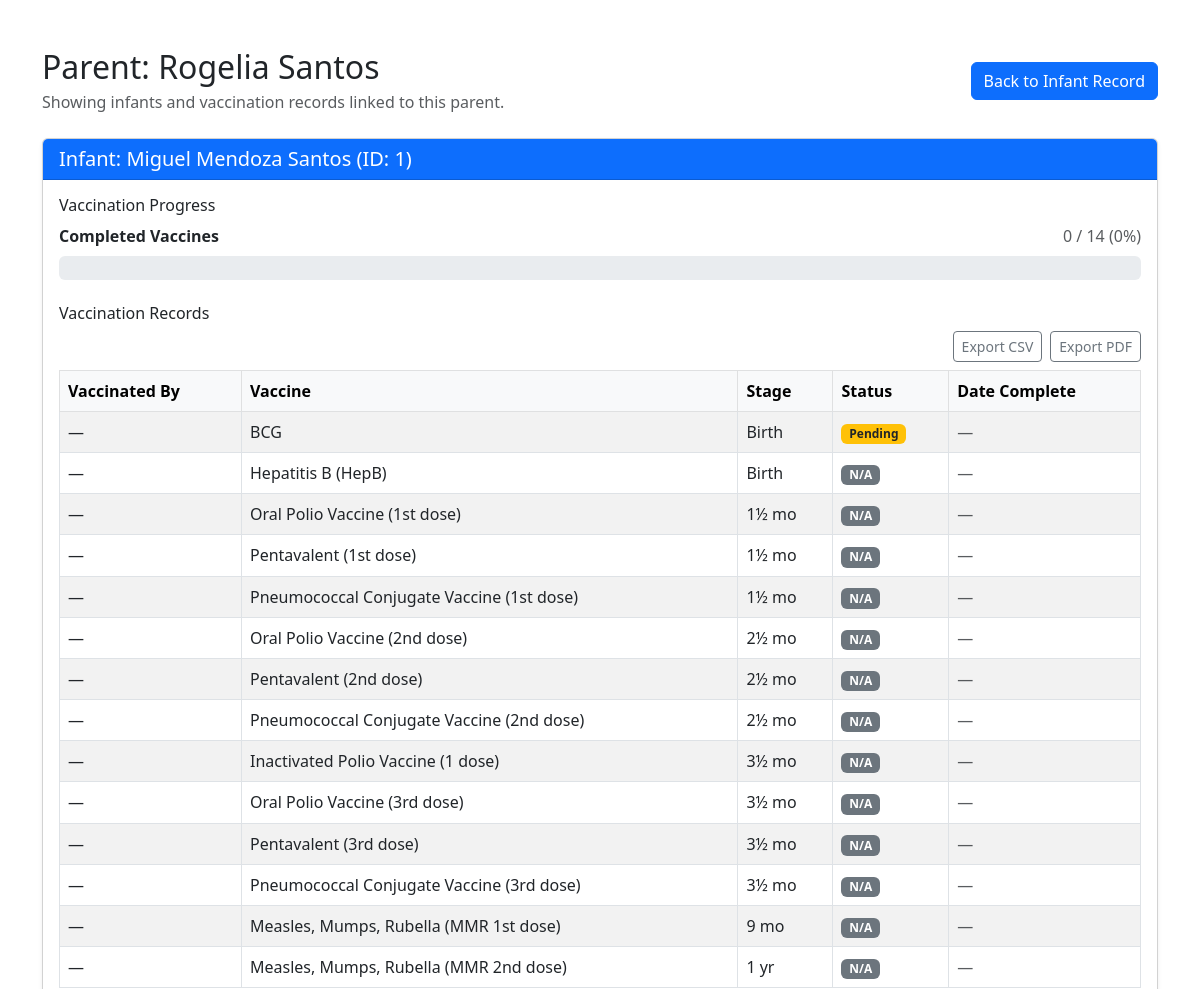
Page /view_details.php?parent_id=1 (upper part) on the earlier database version.
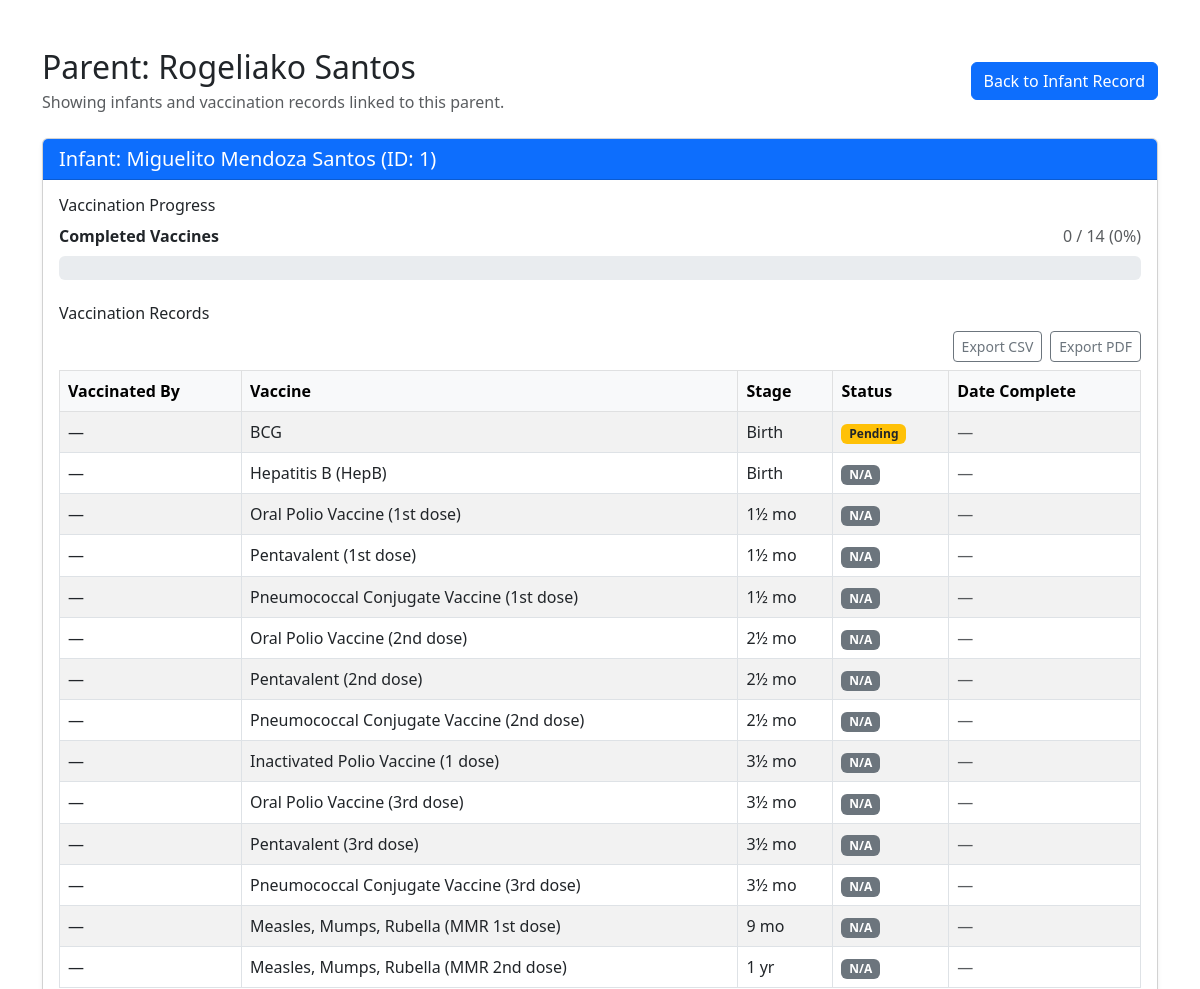
Same page on the later database version.
### tables this page shows
CREATE TABLE `parents` (
  `id` int(11) NOT NULL,
  `first_name` varchar(100) NOT NULL,
  `last_name` varchar(100) NOT NULL,
  `email` varchar(150) DEFAULT NULL,
  `phone` varchar(20) DEFAULT NULL,
  `address` text DEFAULT NULL,
  `purok` enum('Purok 1','Purok 2','Purok 3','Purok 4','Purok 5','Purok 6','Purok 7') NOT NULL,
  `Municipality` enum('Aliaga','Bongabon','Cabiao','Carranglan','Gabaldon','General Mamerto Natividad','General Tinio','Guimba','Jaen','Laur','Licab','Llanera','Lupao','Nampicuan','Pantabangan','Peñaranda','Quezon','Rizal','San Antonio','San Isidro','San Leonardo','Santa Rosa','Santo Domingo','Talavera','Talugtug','Zaragoza','Cabanatuan City','Gapan City','Science City of Muñoz','Palayan City','San Jose City') NOT NULL,
  `Province` enum('Aurora','Bataan','Bulacan','Nueva Ecija','Pampanga','Tarlac','Zambales') NOT NULL DEFAULT 'Nueva Ecija',
  `baranggay` varchar(100) DEFAULT NULL,
  `created_at` timestamp NOT NULL DEFAULT current_timestamp(),
  `updated_at` timestamp NOT NULL DEFAULT current_timestamp() ON UPDATE current_timestamp(),
  `barangay` varchar(100) DEFAULT NULL
);

CREATE TABLE `infantinfo` (
  `id` int(11) NOT NULL,
  `firstname` varchar(25) NOT NULL,
  `middlename` varchar(255) DEFAULT NULL,
  `surname` varchar(25) NOT NULL,
  `dateofbirth` varchar(25) NOT NULL,
  `placeofbirth` varchar(25) NOT NULL,
  `sex` enum('Male','Female') DEFAULT NULL,
  `weight` double NOT NULL,
  `height` double NOT NULL,
  `remarks` varchar(255) DEFAULT NULL,
  `bloodtype` varchar(5) NOT NULL,
  `nationality` varchar(25) NOT NULL,
  `parent_id` int(11) DEFAULT NULL
);

### view_details.php (the view, shortened to what the changed rows need)
<?php
include 'dbForm.php';
if (isset($_GET['parent_id'])) {
    $parent_id = mysqli_real_escape_string($con, $_GET['parent_id']);
    $parentQuery = "SELECT first_name, last_name FROM parents WHERE id = '$parent_id' LIMIT 1";
    $parentResult = mysqli_query($con, $parentQuery);
    $parent = mysqli_fetch_assoc($parentResult);
    $vaccineReference = [];
    $referenceStageMap = [];
    $referenceQuery = "SELECT vaccine_name, disease_prevented, age_stage FROM tbl_vaccine_reference ORDER BY FIELD(age_stage,'Birth','1½ mo','2½ mo','3½ mo','9 mo','1 yr'), vaccine_name ASC";
    $referenceResult = mysqli_query($con, $referenceQuery);
    if ($referenceResult) {
        while ($refRow = mysqli_fetch_assoc($referenceResult)) {
            $vaccineReference[] = $refRow;
            $vaccineName = $refRow['vaccine_name'] ?? '';
            $ageStage = $refRow['age_stage'] ?? '';
            if ($vaccineName !== '' && $ageStage !== '') {
                $referenceStageMap[$vaccineName][] = $ageStage;
            }
        }
    }
    $infantQuery = "SELECT id, CONCAT_WS(' ', firstname, middlename, surname) AS full_name, dateofbirth, weight, height, sex FROM infantinfo WHERE parent_id = '$parent_id'";
    $infantResult = mysqli_query($con, $infantQuery);
    $infants = [];
    if ($infantResult) {
        while ($infantRow = mysqli_fetch_assoc($infantResult)) {
            $infantId = (int) $infantRow['id'];
            $fullName = trim(preg_replace('/\s+/', ' ', $infantRow['full_name']));
            $infantRow['full_name'] = $fullName;
            $statusMap = [];
            foreach ($referenceStageMap as $refVaccine => $stages) {
                foreach ($stages as $refStage) {
                    $statusMap[$refVaccine][$refStage] = [
                        'status' => 'N/A',
                        'updated_at' => '',
                        'vaccinated_by' => ''
                    ];
                }
            }
            $scheduledStages = [];
            $scheduleQuery = "SELECT vaccine_name, stage, status, vaccinatedby FROM tbl_vaccination_schedule WHERE infant_id = $infantId";
            $scheduleResult = mysqli_query($con, $scheduleQuery);
            if ($scheduleResult) {
                while ($scheduleRow = mysqli_fetch_assoc($scheduleResult)) {
                    $vacName = $scheduleRow['vaccine_name'] ?? '';
                    $stageName = $scheduleRow['stage'] ?? '';
                    if ($stageName === '' || $stageName === null) {
                        $stageList = $referenceStageMap[$vacName] ?? [];
                        $stageName = $stageList[0] ?? '';
                    }
                    $scheduledStages[$vacName][$stageName] = true;
                    $scheduleStatus = ($scheduleRow['status'] === 'Completed') ? 'Completed' : 'Pending';
                    $statusMap[$vacName][$stageName] = [
                        'status' => $scheduleStatus,
                        'updated_at' => '',
                        'vaccinated_by' => $scheduleRow['vaccinatedby'] ?? ''
                    ];
                }
            }
            $detailsQuery = "SELECT vaccine_name, stage, status, updated_at FROM tbl_vaccination_details WHERE infant_id = $infantId";
            $detailsResult = mysqli_query($con, $detailsQuery);
            if ($detailsResult) {
                while ($detailRow = mysqli_fetch_assoc($detailsResult)) {
                    $vaccineName = $detailRow['vaccine_name'] ?? '';
                    $stage = $detailRow['stage'] ?? '';
                    $statusValue = $detailRow['status'] ?? 'N/A';
                    $normalizedStatus = 'N/A';
                    if (strcasecmp($statusValue, 'Completed') === 0) {
                        $normalizedStatus = 'Completed';
                    } elseif (strcasecmp($statusValue, 'Pending') === 0 && isset($scheduledStages[$vaccineName][$stage])) {
                        $normalizedStatus = 'Pending';
                    }
                    if ($normalizedStatus !== 'N/A') {
                        $statusMap[$vaccineName][$stage]['status'] = $normalizedStatus;
                        $statusMap[$vaccineName][$stage]['updated_at'] = $detailRow['updated_at'] ?? '';
                    }
                }
            }
            $vaccinationDetails = [];
            $completedCount = 0;
            $totalVaccines = count($vaccineReference);
            foreach ($vaccineReference as $referenceRow) {
                $vaccineName = $referenceRow['vaccine_name'];
                $stage = $referenceRow['age_stage'];
                $detail = $statusMap[$vaccineName][$stage] ?? null;
                $status = $detail['status'] ?? 'N/A';
                if ($status === 'Completed') {
                    $completedCount++;
                }
                $vaccinationDetails[] = [
                    'vaccine_name' => $vaccineName,
                    'disease_prevented' => $referenceRow['disease_prevented'],
                    'stage' => $stage,
                    'status' => $status,
                    'updated_at' => $detail['updated_at'] ?? '',
                    'vaccinated_by' => $detail['vaccinated_by'] ?? ''
                ];
            }
            $infantRow['vaccinations'] = $vaccinationDetails;
            $infantRow['progress_total'] = $totalVaccines;
            $infantRow['progress_completed'] = $completedCount;
            $infantRow['progress_percent'] = $totalVaccines > 0 ? round(($completedCount / $totalVaccines) * 100) : 0;
            $growthHistory = [];
            $growthStmt = $con->prepare("SELECT record_date, previous_weight, previous_height, growth_status FROM infant_previous_records WHERE infant_id = ? ORDER BY id DESC LIMIT 5");
            if ($growthStmt) {
                $growthStmt->bind_param('i', $infantId);
                if ($growthStmt->execute()) {
                    $growthResult = $growthStmt->get_result();
                    while ($growthRow = $growthResult->fetch_assoc()) {
                        $growthHistory[] = $growthRow;
                    }
                }
            }
            $infantRow['recent_history'] = $growthHistory;
            $infants[] = $infantRow;
        }
    }
} else {
    echo "Parent ID is required.";
    exit;
}
?>
<!DOCTYPE html>
<html lang="en">
<head>
    <link rel="stylesheet" href="https://cdn.jsdelivr.net/npm/bootstrap@5.3.0/dist/css/bootstrap.min.css">
</head>
<body>
    <div class="container mt-5">
        <div class="d-flex justify-content-between align-items-center mb-4">
            <div>
                <h2 class="mb-1">Parent: <?php echo htmlspecialchars($parent['first_name'] . ' ' . $parent['last_name']); ?></h2>
                <p class="text-muted mb-0">Showing infants and vaccination records linked to this parent.</p>
            </div>
        </div>
        <?php if (!empty($infants)): ?>
            <?php foreach ($infants as $infant): ?>
                <div class="card mb-4 shadow-sm">
                    <div class="card-header bg-primary text-white">
                        <h5 class="mb-0">Infant: <?php echo htmlspecialchars($infant['full_name']); ?> (ID: <?php echo (int) $infant['id']; ?>)</h5>
                    </div>
                    <div class="card-body">
                        <?php
                        $tableId = 'vaccination-table-' . (int) $infant['id'];
                        $exportBaseName = strtolower(preg_replace('/[^A-Za-z0-9]+/', '_', $infant['full_name']));
                        $csvFilename = $exportBaseName . '_vaccination.csv';
                        $pdfFilename = $exportBaseName . '_vaccination.pdf';
                        $pdfTitle = $infant['full_name'] . ' Vaccination Records';
                        ?>
                        <h6>Vaccination Progress</h6>
                        <?php if ($infant['progress_total'] > 0): ?>
                            <div class="mb-3">
                                <div class="d-flex justify-content-between align-items-center mb-2">
                                    <span class="fw-semibold">Completed Vaccines</span>
                                    <span class="text-muted"><?php echo $infant['progress_completed']; ?> / <?php echo $infant['progress_total']; ?> (<?php echo $infant['progress_percent']; ?>%)</span>
                                </div>
                                <div class="progress" style="height: 24px;">
                                </div>
                            </div>
                        <?php else: ?>
                            <p class="text-muted">No vaccine reference data available.</p>
                        <?php endif; ?>
                        <h6 class="mt-4">Vaccination Records</h6>
                        <?php if (!empty($infant['vaccinations'])): ?>
                            <div class="table-responsive">
                                <?php
                                $historyPayload = [];
                                if (!empty($infant['recent_history'])) {
                                    foreach ($infant['recent_history'] as $historyItem) {
                                        $historyPayload[] = [
                                            'date' => !empty($historyItem['record_date']) ? date('M d, Y', strtotime($historyItem['record_date'])) : '—',
                                            'height' => isset($historyItem['previous_height']) && $historyItem['previous_height'] !== null ? number_format((float) $historyItem['previous_height'], 1) : '—',
                                            'weight' => isset($historyItem['previous_weight']) && $historyItem['previous_weight'] !== null ? number_format((float) $historyItem['previous_weight'], 1) : '—',
                                            'remarks' => ($historyItem['growth_status'] ?? '') !== '' ? $historyItem['growth_status'] : '—'
                                        ];
                                    }
                                }
                                $historyJson = htmlspecialchars(json_encode($historyPayload, JSON_UNESCAPED_UNICODE), ENT_QUOTES, 'UTF-8');
                                ?>
                                <div class="d-flex justify-content-end flex-wrap gap-2 mb-2">
                                    <button type="button" class="btn btn-outline-secondary btn-sm export-table-btn"
                                        data-target="<?php echo htmlspecialchars($tableId); ?>"
                                        data-format="csv"
                                        data-filename="<?php echo htmlspecialchars($csvFilename); ?>"
                                        data-title="<?php echo htmlspecialchars($pdfTitle, ENT_QUOTES, 'UTF-8'); ?>"
                                        data-history="<?php echo $historyJson; ?>">
                                        Export CSV
                                    </button>
                                    <button type="button" class="btn btn-outline-secondary btn-sm export-table-btn"
                                        data-target="<?php echo htmlspecialchars($tableId); ?>"
                                        data-format="pdf"
                                        data-filename="<?php echo htmlspecialchars($pdfFilename); ?>"
                                        data-title="<?php echo htmlspecialchars($pdfTitle, ENT_QUOTES, 'UTF-8'); ?>"
                                        data-history="<?php echo $historyJson; ?>">
                                        Export PDF
                                    </button>
                                </div>
                                <table id="<?php echo htmlspecialchars($tableId); ?>" class="table table-bordered table-striped">
                                    <thead class="table-light">
                                        <tr>
                                            <th>Vaccinated By</th>
                                            <th>Vaccine</th>
                                            <th>Stage</th>
                                            <th>Status</th>
                                            <th>Date Complete</th>
                                        </tr>
                                    </thead>
                                    <tbody>
                                        <?php foreach ($infant['vaccinations'] as $record): ?>
                                            <?php
                                            if ($record['status'] === 'Completed') {
                                                $statusClass = 'bg-success text-white';
                                            } elseif ($record['status'] === 'Pending') {
                                                $statusClass = 'bg-warning text-dark';
                                            } else {
                                                $statusClass = 'bg-secondary text-white';
                                            }
                                            ?>
                                            <tr>
                                                <td><?php echo htmlspecialchars($record['vaccinated_by'] !== '' ? $record['vaccinated_by'] : '—'); ?></td>
                                                <td><?php echo htmlspecialchars($record['vaccine_name']); ?></td>
                                                <td><?php echo htmlspecialchars($record['stage']); ?></td>
                                                <td><span class="badge <?php echo $statusClass; ?>"><?php echo htmlspecialchars($record['status']); ?></span></td>
                                                <td>
                                                    <?php if ($record['status'] === 'Completed' && !empty($record['updated_at'])): ?>
                                                        <?php echo htmlspecialchars(date('M d, Y g:i A', strtotime($record['updated_at']))); ?>
                                                    <?php else: ?>
                                                        <span class="text-muted">—</span>
                                                    <?php endif; ?>
                                                </td>
                                            </tr>
                                        <?php endforeach; ?>
                                    </tbody>
                                </table>
                            </div>
                        <?php else: ?>
                            <p class="text-muted mb-0">No vaccination records found for this infant.</p>
                        <?php endif; ?>
                    </div>
                </div>
            <?php endforeach; ?>
        <?php else: ?>
            <div class="alert alert-info">No infants found for this parent.</div>
        <?php endif; ?>
    </div>
</body>
</html>

Differences in the rows shown:
changed parents: first_name+last_name "Rogelia Santos" → "Rogeliako Santos"
changed infantinfo id 1: full_name "Miguel Mendoza Santos" → "Miguelito Mendoza Santos"
